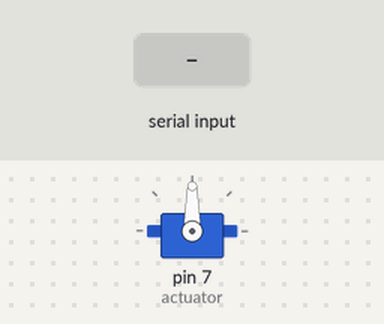
The sketch below on a simulated Arduino Uno, built with avr-gcc and run on an emulated ATmega328P. Shown: servo. Inputs (shaded band) come from the test bench. What the sketch prints to the serial monitor is not drawn.

Above: at 1.2 s.
1.3 s: "s90\n" received over Serial
At 2.35 s:
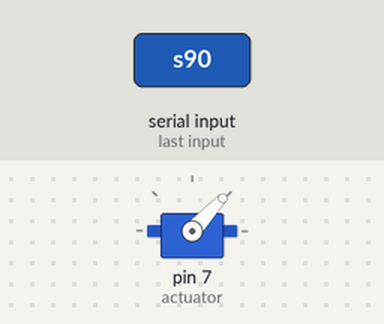
At 3.05 s:
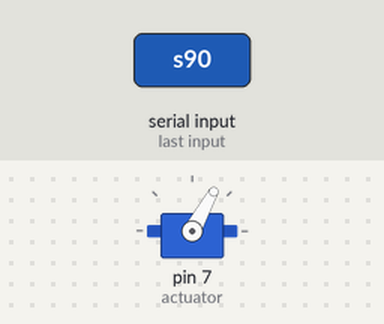
Timing chart, 0 to 13.3 s (numbered marks = the images above; inputs shaded):
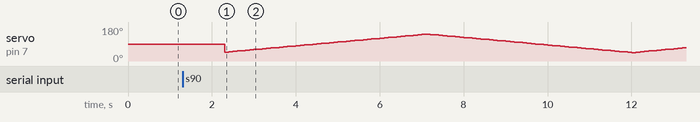

Measured:
- after the input at 1.3 s, servo on pin 7 (actuator): 90° → 47° after 1.0 s, → 49° 0.10 s later, → 51° 0.10 s later, → 53° 0.10 s later, … (110 changes in this stretch)

The sketch:

SerialToServo.ino
```cpp
#include <Servo.h>

Servo actuator;

void setup() {
  Serial.begin(115200);
  actuator.attach(7);
  while (!Serial);
  Serial.println("READY! Give Servo.h extension ('0-180')");
  Serial.println("45 = 1ms, 142 = 2ms, 94 = 1.5ms");
}

void loop() {
  if (Serial.available() > 0) {
    // "secret" feature; go to the full range of positions slowly
    if (Serial.peek() == 's') {
      Serial.readString();
      uint8_t pos = 45;
      int8_t delta = 2;
      for (uint8_t count = 0; count < 150; count++) {
        pos += delta;
        if (pos > 142 || pos < 45) delta = -delta;
        pos = constrain(pos, 45, 142);
        actuator.write(pos);
        delay(100);
      }
      actuator.write(94);
      return;
    }

    uint8_t extension = Serial.parseInt();
    extension = constrain(extension, 0, 180);
    Serial.readString(); // clear serial
    Serial.print("Using extension: "); Serial.println(extension);
    actuator.write(extension);
  }
}
```
